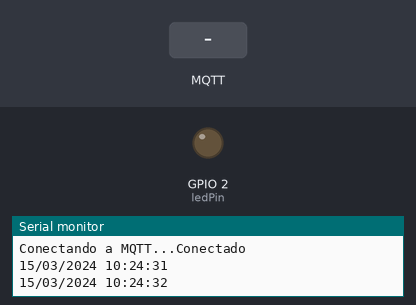
This sketch was run on a simulated ESP32. Shown: output pins drawn as LEDs (lit = HIGH), the last lines printed to the serial monitor. The inputs (shaded band) are chosen by the test bench. WiFi joins after 1.5 s; servers stay silent unless stated; the local clock reads 2024-03-15 10:24:30 at power-on unless the sketch sets it; no MQTT or app messages arrive unless stated.

Above: at 2.7 s.
2.8 s: MQTT message "1" arrives on the first subscribed topic
At 4.7 s:
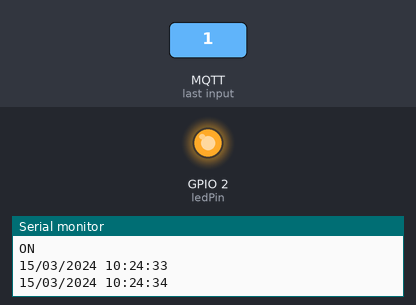
5.0 s: MQTT message "0" arrives on the first subscribed topic
At 6.3 s:
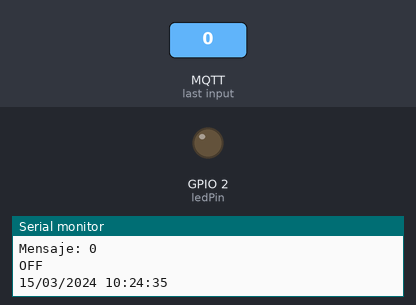
Timing chart, 0 to 8.0 s (numbered marks = the images above; inputs shaded):
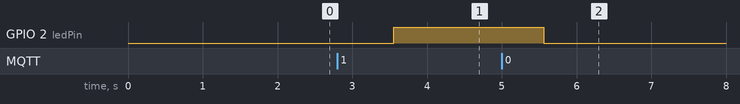

The sketch:

1.3.ino
```cpp
#include <WiFi.h>
#include "time.h"
#include <stdint.h>
#include <PubSubClient.h>

// WIFI
const char* ssid = "MOVISTAR_4A7C";   // Cambiado para ti
const char* password = "CCC0774A30A6366C4B35";   // Cambiado para ti

// Servidor para fecha y hora
const char* ntpServer = "es.pool.ntp.org";

// Zona horaria
const int32_t gmtOffset_sec = 3600;
const int32_t daylightOffset_sec = 0;

// Estructura para trabajar con NTP
struct tm timeinfo;

// MQTT
const char* mqtt_username = "Uribe";  // Cambiado para ti
const char* mqtt_password = "1234";   // Cambiado para ti
const char* mqtt_server = "broker.emqx.io";
const int mqtt_port = 1883;

WiFiClient espClient;
PubSubClient mqtt_client(espClient);

// Pin del LED
const int ledPin = 2;

// Función callback para MQTT
void callback(char* topic, byte* payload, unsigned int length) {
  Serial.print("Mensaje recibido en el tópico: ");
  Serial.println(topic);

  String message;
  for (unsigned int i = 0; i < length; i++) {
    message += (char)payload[i];
  }

  Serial.print("Mensaje: ");
  Serial.println(message);

  if (message == "1") {
    Serial.println("ON");
    digitalWrite(ledPin, HIGH); // Encender LED
  } else if (message == "0") {
    Serial.println("OFF");
    digitalWrite(ledPin, LOW); // Apagar LED
  }
}

void reconnect() {
  while (!mqtt_client.connected()) {
    Serial.print("Conectando a MQTT...");
    String client_id = "esp32-client-" + String(WiFi.macAddress());

    if (mqtt_client.connect(client_id.c_str(), mqtt_username, mqtt_password)) {
      Serial.println("Conectado");
      mqtt_client.subscribe("sensor/boton");
    } else {
      Serial.print("Error, código: ");
      Serial.println(mqtt_client.state());
      delay(5000);
    }
  }
}

void setup() {
  Serial.begin(115200);

  // Configurar el pin del LED
  pinMode(ledPin, OUTPUT);
  digitalWrite(ledPin, LOW); // Asegurar que arranque apagado

  // Conexión wifi
  Serial.println("Conectando a Wifi...");
  WiFi.begin(ssid, password);

  unsigned long startAttemptTime = millis();

  while (WiFi.status() != WL_CONNECTED && millis() - startAttemptTime < 15000) {
    Serial.print(".");
    delay(500);
  }

  if (WiFi.status() != WL_CONNECTED) {
    Serial.println("\nERROR: No se pudo conectar al WiFi.");
  } else {
    Serial.println("\nConexión WiFi establecida.");
    Serial.print("Dirección IP: ");
    Serial.println(WiFi.localIP());
  }

  // Fecha y hora
  configTime(gmtOffset_sec, daylightOffset_sec, ntpServer);

  // Configurar MQTT
  mqtt_client.setServer(mqtt_server, mqtt_port);
  mqtt_client.setCallback(callback);
}

void loop() {
  if (!mqtt_client.connected()) {
    reconnect();
  }

  mqtt_client.loop(); // Procesa mensajes MQTT

  if (getLocalTime(&timeinfo)) {
    Serial.println(&timeinfo, "%d/%m/%Y %H:%M:%S");
    String currentTime =
      String(timeinfo.tm_mday) + "/" +
      String(timeinfo.tm_mon + 1) + "/" +
      String(timeinfo.tm_year + 1900) + " " +
      String(timeinfo.tm_hour) + ":" +
      String(timeinfo.tm_min) + ":" +
      String(timeinfo.tm_sec);

    mqtt_client.publish("sensor/hora", currentTime.c_str());
  } else {
    Serial.println("Error obteniendo la hora");
  }

  delay(1000);
}
```

Measured:
- after the input at 2.8 s, GPIO 2 (ledPin): LOW → HIGH after 0.76 s
- after the input at 5.0 s, GPIO 2 (ledPin): HIGH → LOW after 0.56 s
